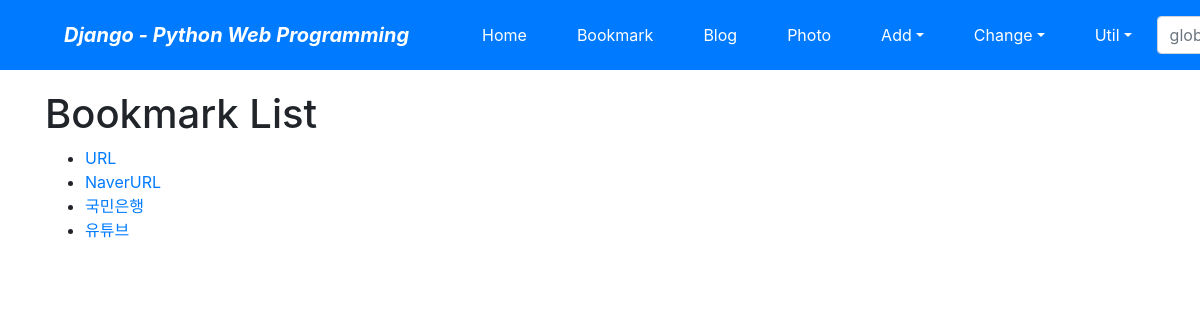
Screenshot of /bookmark/ with the database file from the repository.
### bookmark/models.py (models this page shows)
class Bookmark(models.Model):   # cf) 자바에서는 class Bookmark extends models.Model
    title = models.CharField('TITLE', max_length=100, blank=True)
    url = models.URLField('URL', unique=True)
    owner = models.ForeignKey(User, on_delete=models.CASCADE, blank=True, null=True)
    def __str__(self):  # cf) 자바의 toString() 메소드와 유사한 개념의 메소드
        return self.title

### bookmark/views.py (the view)
# urls.py: path('', views.BookmarkLV.as_view(), name='index'),     # ch11에 수정됨
class BookmarkLV(ListView): # Bookmark 목록 보기 용도
    model = Bookmark

### bookmark/templates/bookmark/bookmark_list.html (shortened to what this page needs)
{% extends 'base.html' %}
{% block content %}
<h1>Bookmark List</h1>
    <ul>
        {% for bookmark in object_list %}
        <li>
            <a href="{% url 'bookmark:detail' bookmark.id %}">{{ bookmark }}</a>
        </li>
        {% endfor %}
    </ul>
{% endblock %}

### rows the page displays
Bookmark: title "URL"
Bookmark: title "NaverURL"
Bookmark: title "국민은행"
Bookmark: title "유튜브"
